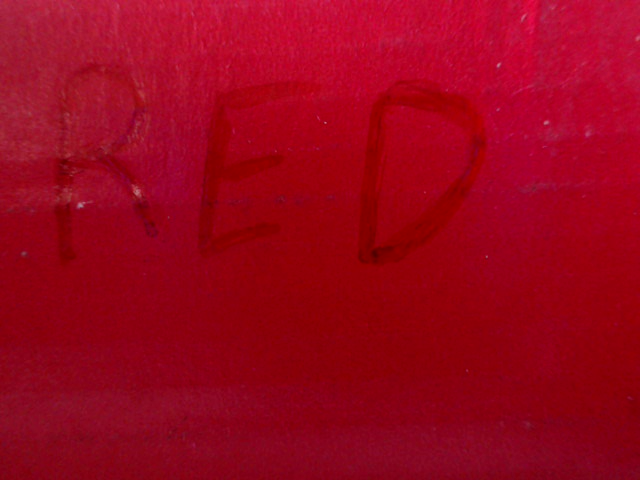
#> input picture [Dataset] Module 21 images/cardred_close.png, 640 x 480 px
$ jupyter execute --allow-errors '[Notebook - Student] Module 20 (From Traditional CV to Artificial Intelligence).ipynb'
#> lines starting #> are read from the running program, lines starting #| are printed output that depends on the picture; long printed decimals are rounded
# From Traditional Computer Vision to Artificial Intelligence
*Version 1.1*

To navigate up and down, you can use the up and down arrow keys on your keyboard<br />
To execute code in this workbook, select the code block and press **Shift+Enter** <br />
To edit the code block, press enter.

The codes in this workbook are cumulative. (Variables defined continue to be available until the notebook is closed) <br />
So do start from the top and work your way down to avoid unexpected results!

For more help on using Jupyter Notebook, you can click on Help > User Interface Tour in the menu above, <br />
or visit https://jupyter-notebook.readthedocs.io/en/stable/ui_components.html

Experiment and test out your ideas, for that is one of the fastest ways to learn!

## 1. What if we did not need to manually define rules to solve a classification problem?

In the last session, you experimented with various basic image processing techniques, and explored how computers could “see”. You then attempted to make the system recognize you by using objects that you held up in front of the camera. You explored a variety of methods, and many of your creative methods likely involved defining rules or “if-else” logic. For example, rules for what were considered “authorized” colors, position, or a combination of conditions.

But what if you did not need to define those rules manually?

**Machine Learning** is a subset of Artificial Intelligence that focuses on the ability of machines to learn based on training data. Applied to the field of computer vision, what if we could get the machine to learn what was an “authorized” or “unauthorized” image, instead of having to define rules for the exact color codes?

In today's session, we will explore how basic computer vision techniques can be combined with machine learning to solve a variety of challenges.
1. First, we will jump right into building a simple model to illustrate machine learning
1. Then we will take a step back to see the steps involved in building a classification model
1. Next, we use classification models to make inferences and explore the accuracy.
1. Along the way, do look out for and take note of the limitations and motivations for the different methods and techniques used.

## Classifying a card into 1 out of 3 possible categories

Let us take a quick look at the "access cards" challenge again. <br />
Below there are 3 cards (red, green and black cards), and a background scene when no cards are placed in front of the camera.
The top row shows the cards held further away, while the bottom row shows the cards held very close to the web camera.

<div style="clear:both;"></div>

Let us scope the problem assuming that cards need to be held close to the web camera for validation, then it could just be a matter of comparing the colors of each card (image) to determine which of the 3 cards it is.

## 1.1 Feature Extraction - Selecting what feature(s) to use to help us infer

For this experiment, we have decided to use color to help us to distinguish the cards. But how will we select our color features? Should we select a particular point (e.g. center of the image), or the average color of the image? Should we use a particular channel of the BGR image, or should we convert it to greyscale or any of the other color spaces?

The selection of our features will impact the robustness of your solution, and selecting irrelevant "features" would not be useful.

For example, if we try to use the camera image size to determine whether or not it was an authorized card, it would NOT be relevant since the camera image size will not change regardless of what card is placed in front of the camera.

You can try to experiment with different features. <br />
But in the meantime, let us do a quick experiment using the average color as the feature:

[cell 1]
import cv2
import numpy as np
import warnings
warnings.filterwarnings('ignore')


# Let's read the images into memory
red_card = cv2.imread("[Dataset] Module 21 images/cardred_close.png")
#> red_card is the input picture: shape (480, 640, 3); mean B, G, R 27.4, 4.5, 154.2
green_card = cv2.imread("[Dataset] Module 21 images/cardgreen_close.png")
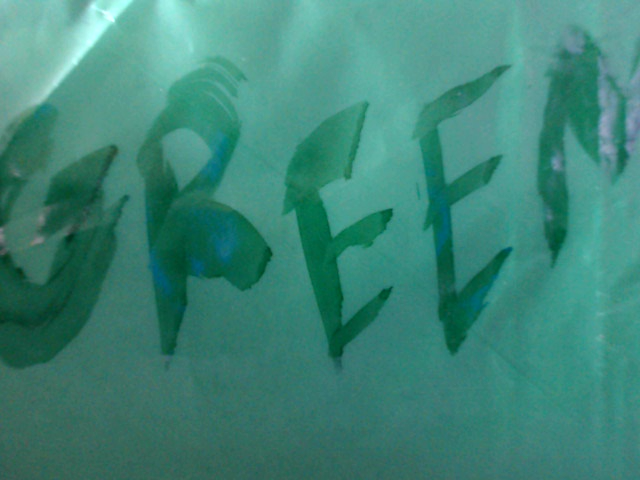
#> input picture [Dataset] Module 21 images/cardgreen_close.png, 640 x 480 px
#> green_card is the input picture: shape (480, 640, 3); mean B, G, R 119.5, 133.4, 61.1
black_card = cv2.imread("[Dataset] Module 21 images/cardblack_close.png")
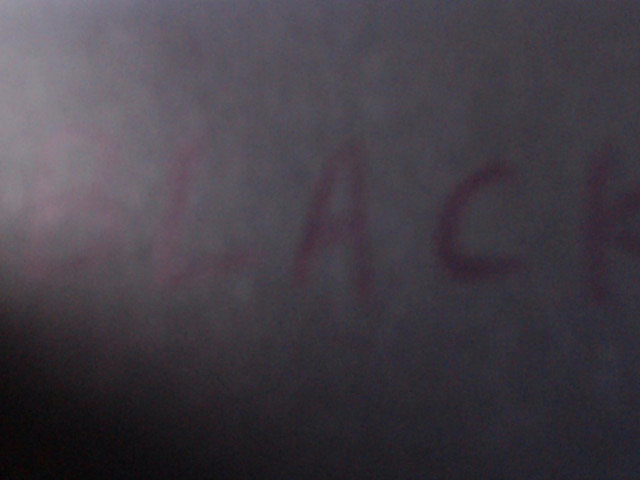
#> input picture [Dataset] Module 21 images/cardblack_close.png, 640 x 480 px
#> black_card is the input picture: shape (480, 640, 3); mean B, G, R 70.4, 61.9, 67.2
background = cv2.imread("[Dataset] Module 21 images/cardnone.png")
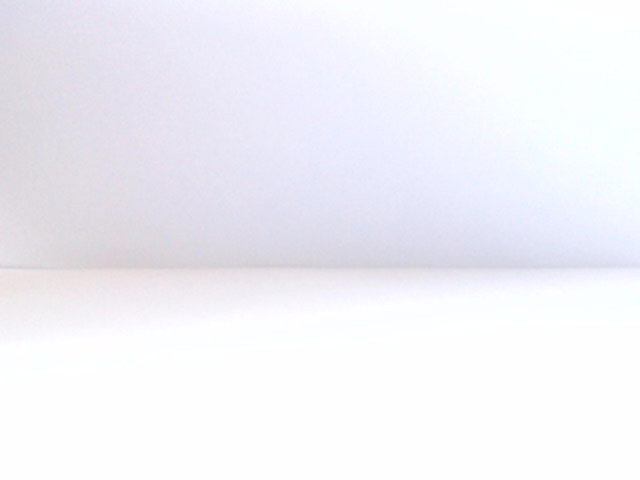
#> input picture [Dataset] Module 21 images/cardnone.png, 640 x 480 px
#> background is the input picture: shape (480, 640, 3); mean B, G, R 247.9, 241.1, 241.9

**Preprocessing and Feature Extraction**

Sometimes, we might need to do preprocessing on our input data to ensure that they are of a consistent format that the model accepts.

What are some ways that we can preprocess our data?
1. Resizing to a standard size.
2. Changing image orientation.
3. Converting to a particular color space.

In this particular example, our loaded input images are already in a consistent landscape (640x480) format in the default BGR color space. But our simple model will not be using all the pixels of the image as features for prediction. Instead, we will be using the average color as a feature for the model to infer the class that it belongs to. Hence, we will next be defining a method to extract the average color from each image.

[cell 2]
# Define a function to extract our feature (average color)
def averagecolor(image):
    return np.mean(image, axis=(0, 1))

We used np.mean since the average color has 3 channels (and not a single numerical value). To understand how np.mean works, you can refer to the documentation at
https://docs.scipy.org/doc/numpy/reference/generated/numpy.mean.html#numpy.mean

**Let's explore: what are the extracted features (average color) for our red and green cards?**

[cell 3]
print (averagecolor(red_card))
#| [ 27.356   4.483 154.217]

[cell 4]
print (averagecolor(green_card))
#| [119.540 133.403  61.109 ]

Notice that the value generated are different? In fact, their values are very far from each other. This is good! This mean that average color is a good feature for this simple problem.

**Now what if we had chosen to use image size as our feature?**

[cell 5]
print (red_card.shape)
#| (480, 640, 3)

[cell 6]
print (green_card.shape)
#| (480, 640, 3)

Would be able to tell the red card and the green card apart if you only knew their shape?
No! As their shape are identical.

How about if you knew their average colors?

As we can see above, the average color of the red card and the green card are quite different. But the image size of both cards are exactly the same! Since we want to use the features to tell the cards apart, we will go ahead to use average color to help us to infer the type of cards.

We will now create variables to input the average color value and the label of each image file. We will use this later for model training. Do you remember how this training is done?

[cell 7]
# Store the features (average color) and corresponding label (red/green/black/none) for classification
trainX = []
trainY = []

# loop through the cards and print the average color
for (card,label) in zip((red_card,green_card,black_card,background),("red","green","black","none")):
    print((label, averagecolor(card)))
    trainX.append(averagecolor(card))
    trainY.append(label)
#> this loop made 4 passes
#> label on passes 1 to 4: 'red', 'green', 'black', 'none'
#| ('red', array([ 27.356,   4.483, 154.217]))
#| ('green', array([119.540, 133.403,  61.109 ]))
#| ('black', array([70.365, 61.856, 67.178 ]))
#| ('none', array([247.933 , 241.137, 241.898]))
#> after the loop, trainX = [[27.36, 4.48, 154.2], [119.5, 133.4, 61.11], [70.36, 61.86, 67.18], [247.9, 241.1, 241.9]]; trainY = ['red', 'green', 'black', 'none']

Recall from the previous session how the array representation defaults to the order [Blue, Green, Red]

Notice how the red card has a much higher value of red than the rest. For the green card, we see that it has higher values of blue and green, and not just green.

trainX now stores the feature vectors (features), and trainY stores the corresponding labels.

If you are wondering what is stored inside trainX and what is stored inside trainY, do print out the arrays and see for yourself (comparing against the print outs above) It is helpful that you understand how data is being stored at this point.

[cell 8]
print(trainX)
#| [array([ 27.356,   4.483, 154.217]), array([119.540, 133.403,  61.109 ]), array([70.365, 61.856, 67.178 ]), array([247.933 , 241.137, 241.898])]
print(np.array(trainX).shape)      #Note how the 3 channels are stored in the array
#| (4, 3)

[cell 9]
print(trainY)
#| ['red', 'green', 'black', 'none']
print(np.array(trainY).shape)
#| (4,)

If you take more images, you may find that the average color is not always the same exact value, and it will likely fluctuate due to lighting conditions and camera settings. Hence, training a model usually involves more than just a few images. But we will use just these few images just to illustrate the concept.

# 1.2 Introducing the K-Nearest Neighbour (kNN) Algorithm

When we hold a new card in front of the camera, we want to determine which of these cards it is most similar to. Instead of defining the exact color codes, we might approach it from the angle of "**Which of our known existing cards is the new card most similar to?**"

The concept of k-Nearest Neighbours is to search the set of labelled images for k most-similar images to the new image. And based on that labels of those similar images, predict the label for the new image.

We will run an experiment below for k=1. That is, to find 1 image with the most similar average color to the new image. And use the label for that image to predict the label for the new image.

Let's break down how this is done!

### First we read the new image into memory

[cell 10]
new_card = cv2.imread("[Dataset] Module 21 images/test/16.png")
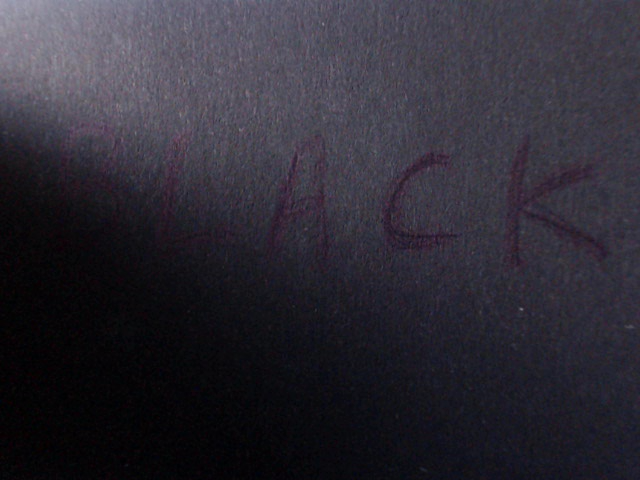
#> input picture [Dataset] Module 21 images/test/16.png, 640 x 480 px
#> new_card is the input picture: shape (480, 640, 3); mean B, G, R 52.7, 43, 45.8
new_card_features = averagecolor(new_card)
#> new_card_features = [52.7, 43.04, 45.83]

### Calculate the distances between the features (average color) of that new image against the features of the images we know
Read about linealg.norm [here](https://docs.scipy.org/doc/numpy-1.13.0/reference/generated/numpy.linalg.norm.html)

[cell 11]
calculated_distances = []
for card in (trainX):
    calculated_distances.append(np.linalg.norm(new_card_features-card))
#> this loop made 4 passes
#> after the loop, calculated_distances = [117.8, 113.4, 33.5, 340.3]

print (calculated_distances)
#| [117.798, 113.436, 33.498, 340.300]

### And here is the result of the which card it is most similar to:
Can you guess just by looking at calculated_distances above?

[cell 12]
print(trainY[np.argmin(calculated_distances)])
#| black

Do open the images/test subfolder and check the actual colors of the respective images.

Note that the distance measure we used was "np.linalg.norm()". You can read up more about it at https://docs.scipy.org/doc/numpy-1.13.0/reference/generated/numpy.linalg.norm.html or Search the Internet for "Euclidean Distance". In simple terms, you can just take it as a measure of how similar the array values of (new_card_features) and (card) are.

Do take some time to also understand what the last line does. Recall what is stored inside trainY in section 1.1.

Check what is stored inside calculated_distances.
What does np.argmin do?

Hint: Lookup the documentation for numpy.argmin if necessary.

[cell 13]
print(calculated_distances)
#| [117.798, 113.436, 33.498, 340.300]

[cell 14]
print(np.argmin(calculated_distances))
#| 2

[cell 15]
print(trainY)
#| ['red', 'green', 'black', 'none']

[cell 16]
print(trainY[np.argmin(calculated_distances)])
#| black

### Let's try testing another card
Remember to check your folder to ensure that the model can indeed predict what we want!

[cell 17]
# First we read the new image into memory
new_card = cv2.imread("[Dataset] Module 21 images/test/36.png")
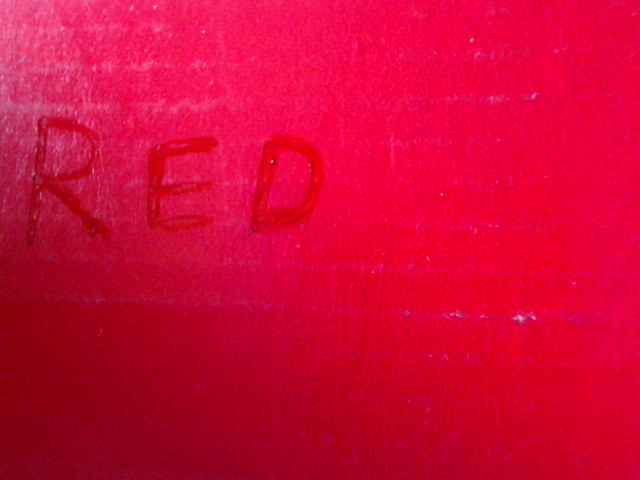
#> input picture [Dataset] Module 21 images/test/36.png, 640 x 480 px
#> new_card is the input picture: shape (480, 640, 3); mean B, G, R 54.6, 7.2, 208.9
new_card_features = averagecolor(new_card)
#> new_card_features = [54.57, 7.25, 208.9]

# Calculate the distances between the features (average color) of that new image against the features of the images we know
calculated_distances = []
for card in (trainX):
    calculated_distances.append(np.linalg.norm(new_card_features-card))
#> after the loop, calculated_distances = [61.17, 204.9, 152.7, 305.3]

# And here is the result of the which card it is most similar to:
print(trainY[np.argmin(calculated_distances)])
#| red

### How about another card?
Remember to check your folder to ensure that the model can indeed predict what we want!

[cell 18]
# First we read the new image into memory
new_card = cv2.imread("[Dataset] Module 21 images/test/56.png")
#> (the rest of this cell did not finish here and is left out)

### Let's try to classify all the test cards

Not bad! It seems that our simplistic model has correctly classified the cards so far.

Let us try looping over and classifying all the cards in the test subfolder.

[cell 19]
from sklearn.metrics import classification_report
# Ground truth for the test images. Open the folder on your computer to see the images.
realtestY = np.array(["black","black","black","black","black",
                     "red","red","red","red","red",
                     "green","green","green","green","green",
                     "none","none","none","none","none"])
def evaluateaccuracy(filenames,predictedY):
    predictedY = np.array(predictedY)
    if (np.sum(realtestY!=predictedY)>0):
        print ("Wrong Predictions: (filename, labelled, predicted) ")
        print (np.dstack([filenames,realtestY,predictedY]).squeeze()[(realtestY!=predictedY)])
    # Calculate those predictions that match (correct), as a percentage of total predictions
    return "Correct :"+ str(np.sum(realtestY==predictedY)) + ". Wrong: "+str(np.sum(realtestY!=predictedY)) + ". Correctly Classified: " + str(np.sum(realtestY==predictedY)*100/len(predictedY))+"%"

Were you surprised that there was no output for the block of code above? That is because we only defined the function to do the accuracy evaluation. To learn more about functions in Python, you can visit [this link](https://www.datacamp.com/community/tutorials/functions-python-tutorial)

Let us run the code block below to see the outputs.

[cell 20]
import os
path = "[Dataset] Module 21 images/test/"
predictedY = []
filenames = []
for filename in os.listdir(path):
    img = cv2.imread(path+filename)
    img_features = averagecolor(img)
#> img_features = [52.7, 43.04, 45.83]
    calculated_distances = []
    for card in (trainX):
        calculated_distances.append(np.linalg.norm(img_features-card))
#> after the loop, calculated_distances = [117.8, 113.4, 33.5, 340.3]
    prediction = trainY[np.argmin(calculated_distances)]
#> prediction = 'black'

    print (filename + ": " + prediction) #Print out the inferences
#| 16.png: black
#> `img_features = averagecolor(img)`: img_features = [52.7, 43.04, 45.83]
#> after the loop `for card in (trainX2):`: calculated_distances = []
    filenames.append(filename)
    predictedY.append(prediction)

# Evaluate Accuracy (the sklearn package provides a useful report)
print ()
#> (the rest of this cell did not finish here and is left out)

**What does precision and recall mean?**
Do you remember we've went through these during Foundation stage?

Remember the concepts of true positives, false positives, true negatives, and false negatives.

For example, if we are evaluating the red class:
- If you classify a red image correctly as red, that is a true positive.
- If you classify a red image wrongly as black, that is a false negative.
- If you classify another non-red image as red, that is a false positive.
- If you classify a non-red image correctly as non-red, that is a true negative.

Precision is the number of True Positives divided by (True Positives + False Positives) i.e. how many out of that were classified red were actually red.

Recall is the number of True Positives divided by (True Positives + False Negatives) i.e. how many red images were correctly classified red when you tried to get all the red images.

To read more about precision and recall, you can Search the Internet as usual, or visit https://developers.google.com/machine-learning/crash-course/classification/precision-and-recall

**Let's Investigate the misclassified image**

Open up that folder and check the images.
It seems that 58.png was classified wrongly. Why?

58.png

<div style="clear:both;"></div>

Recall our initial set of training images. <br />
58.png looks much brighter than the training image for "green", which may suggest why it was mistaken as "none" (which was the "brightest" among the 4 training images)

<div style="clear:both;"></div>

For us as humans, it is easy for us to tell that 58.png should be classified as green.

However, remember that the feature we used to "train" the system was "average color" and we only supplied one training image.

It seem that the average color of 58.png is closer to the average color of the background (background.png) rather than the training image (cardgreen_close.png).

It will be left as an exercise for you to calculate the average color of the images respectively and uncover why it was misclassified. That will be your Challenge 1 later in this notebook.

Meanwhile, can you think of a way to improve the model?

### Open the folder of test images!
You can open the folder of test images. Do they appear to be under different lighting conditions? We only trained our system using a single example for each colored card so far. Do you think having more training images might help?

 ## 1.3 Training with more samples

How about training it with more samples? <br />
Recall what we did in section 1.1 to get trainX and trainY. If you have forgotten, do revisit section 1.1 to understand the code better.

[cell 21]
trainX2 = []
trainY2 = []
import os

# Let's loop through the training images in the 4 folders in the image subdirectory
path = "[Dataset] Module 21 images/"
#> (the rest of this cell did not finish here and is left out)

### Task: How many images do we use to train our model now?

[cell 22]
print (len(trainX2))
print (len(trainY2))

### Task: Check with the subfolders!
Open the red, green, black and none subfolders in the images directory on your computer. How many images are we loading in from each folder?

### After having loaded more training images, let us re-run the test

[cell 23]
import os
path = "[Dataset] Module 21 images/test/"
filenames = []
predictedY = []
#> (the rest of this cell did not finish here and is left out)
